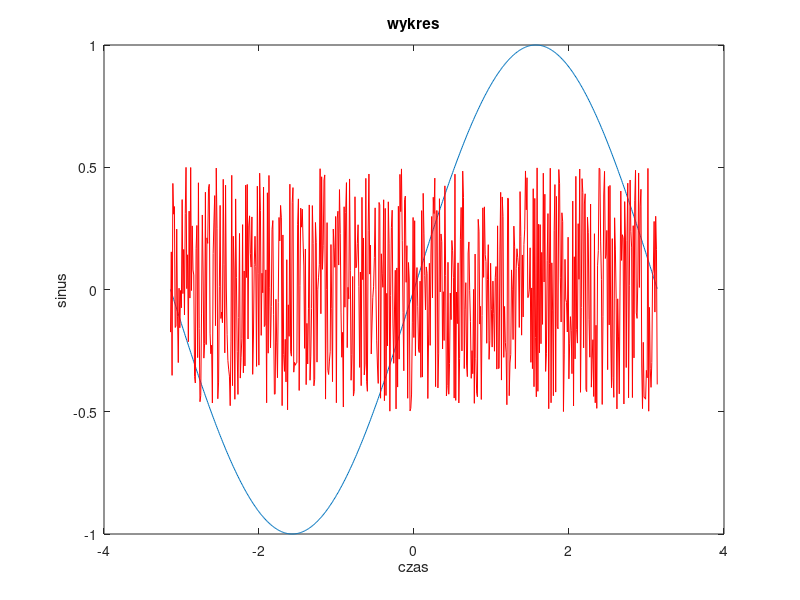
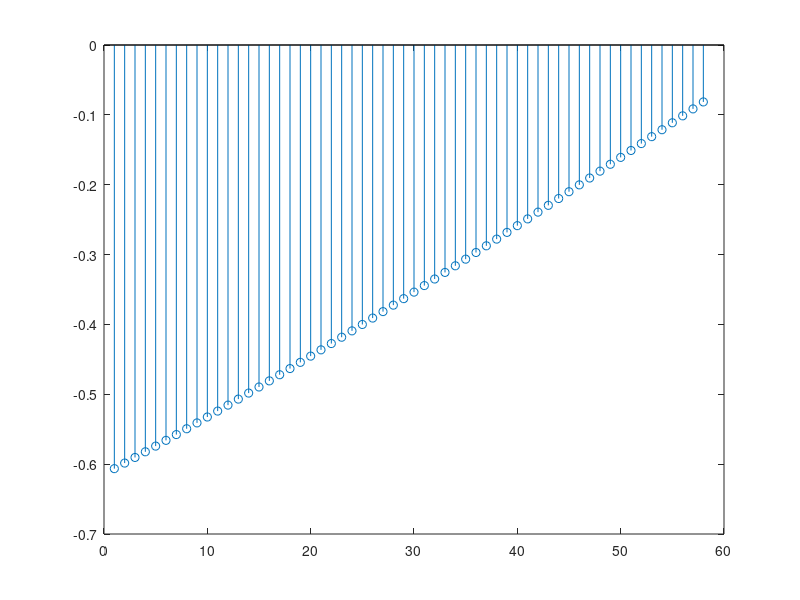
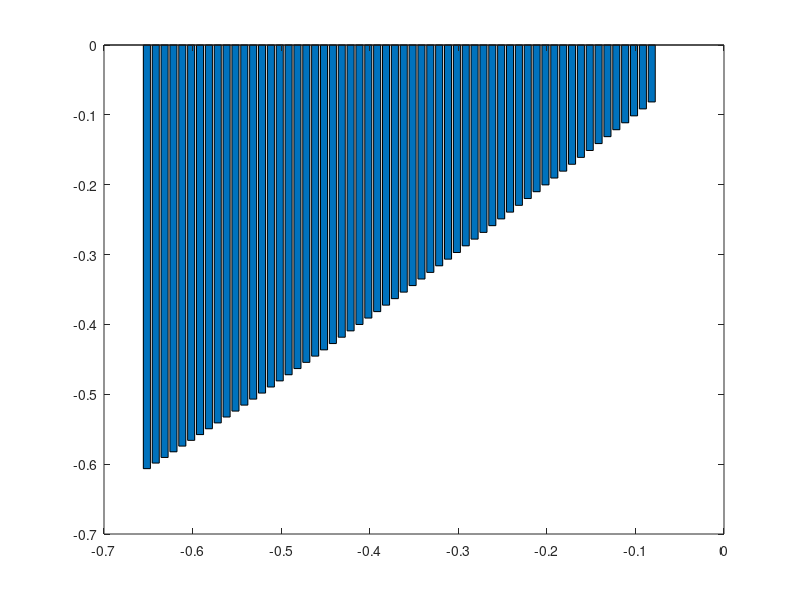
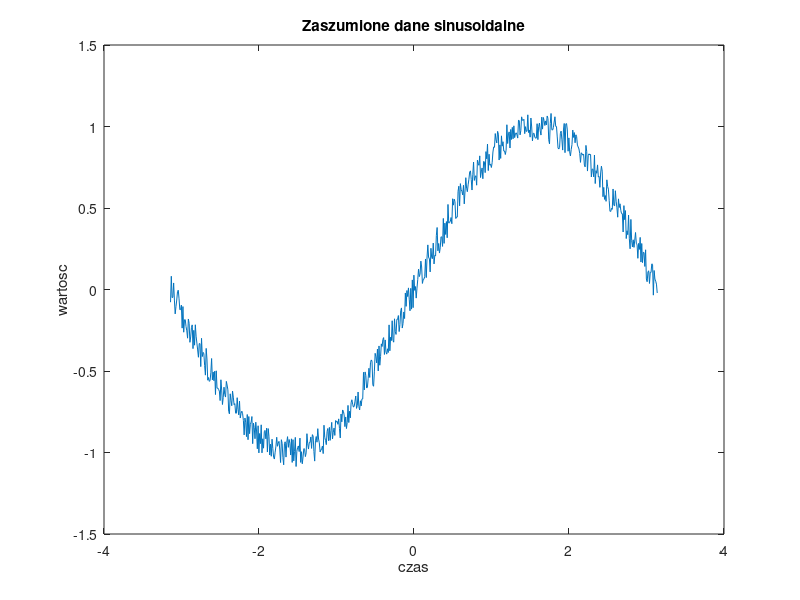

Here is the MATLAB script that generated these plots, in order: (Note: this script raises an error after producing the figures.)
    %% GRAFIKA KOMPUTEROWA LAB_0
% *Imie Nazwisko, nr albumu*

%% 1. CEL CWICZENIA
% Zapoznanie sie z podstawowymi cechami srodowiska Matlab i przykladami popularnych instrukcji.

%% 2.	MATLAB � KILKA OGOLNYCH ZASAD I PRZYKLADOW

%% 2.1. Generowanie i reprezentacja danych/zmiennych
% Przyklady deklaracji (i nadawania wartosci) zmiennym.
x = 2.1
y = 2.1 + 1i*3.3
X = [1, 4, 6]
Y = [1; 4; 6];
Y = X'
YY = [1 4 6; 5 6 9]

% INNE PRZYKLADY
% Wygeneruj dane opisane funkcja sin w zakresie od -PI do +PI z przyrostem
% argumentu rownym 0.01 (wykres wyglada wowczas jak ciagly)
% Wygeneruj dane losowe w tym samym zakresie i z tym samym przyrostem,
% wartosci danych powinny oscylowac pomiedzy -0.5 i +0.5.

t = -pi:0.01:pi;           % dziedzina
x1 = sin(t);               % wartosci sinusa
n = length(t);             % liczba probek w dziedzinie t
x2 = -0.5+rand(1,n);       % dane losowe pomiedzy -0.5 i +0.5

%% 2.2. Dzialania na macierzach
XY = X*Y
YX = Y*X
A = [1, 2, 1; 4, 5, 6; 7, 8, 9]
B = [9, 8, 7; 6, 5, 4; 1, 2, 1]
AplusB = A + B
AmmB = A * B
AmiB = A .* B
AdiB = A ./ B
AdmB = A / B
AddB = A * inv(B)

%% 2.3.	Grafika
% W przypadku kreslenia (wizualizacji) danych 1D, np. szeregow czasowych, 
% postepujemy zazwyczaj w nastepujacy (lub podobny) sposob:

figure(1); plot(t, x1);
title('wykres'), xlabel('czas'), ylabel('sinus');
hold on
plot(t,x2,'red');
hold off;

figure(2); stem(x1(250:307));
figure(3); bar(t(250:307),x1(250:307));

x3 = x1-0.1+0.2.*rand(1,n);      % dane sinusoidalne z losowym szumem

figure(4)
plot(t,x3)
title('Zaszumione dane sinusoidalne')
ylabel('wartosc')
xlabel('czas');

%% 2.4.	Dane obrazowe
% Matlab akceptuje (w sensie czytania i zapisu) obrazy w bardzo wielu 
% formatach (jpg, gif, bmp, png, itd.) ale ich wewnetrzna reprezentacja 
% jest zawsze taka sama.
ImCol = uint8(zeros(128, 128, 3));
ImGray = uint8(zeros(128, 128));

% Typowa sekwencja wczytania, przetwarzania, wyswietlania i zapisu obrazu:
Im = imread('obraz.bmp');
figure(5); imshow(Im); % wyswietlenie wczytanego obrazu
ImZ = double(Im); % zamiana na postac zmiennoprzecinkowa�
ImZ = 255 - ImZ; % negatyw
figure(6); imshow(ImZ/255); % dlaczego dzielimy przez 255?
ImNew = uint8(ImZ); % powrot do reprezentacji bajtowej
imwrite(ImNew,'obraz_nowy.jpg'); % zapis do foldera

%% 2.5.	Animacje (tworzenie, odczyt i zapis)
% Typowa sekwencja odczytu i zapisu pliku video
v = VideoReader('film_01.avi');
v2 = VideoWriter('film_01','MPEG-4');
open(v2);
while hasFrame(v)
    klatka = readFrame(v);
    % ewentualne przetworzenie klatki
    klatka1 = imresize(klatka,0.5);
    writeVideo(v2,klatka1)  ;  
end
close(v2);

%% 2.6 FUNKCJE
% Przyklady uzycia funkcji
b = 25; c = 75;
a = dodaj(b,c)
b1 = 4.567; c1 = 1.017 + 1i*0.589;
a1 = dodaj(b1,c1)

function  a = dodaj(b,c)
a = b+c;
end

%% Typowy koniec skryptu

% clear all; % usuniecie wszystkich zmiennych
% close all; % zamkniecie wszystkich wykresow
% clc % zresetowanie okna komend
